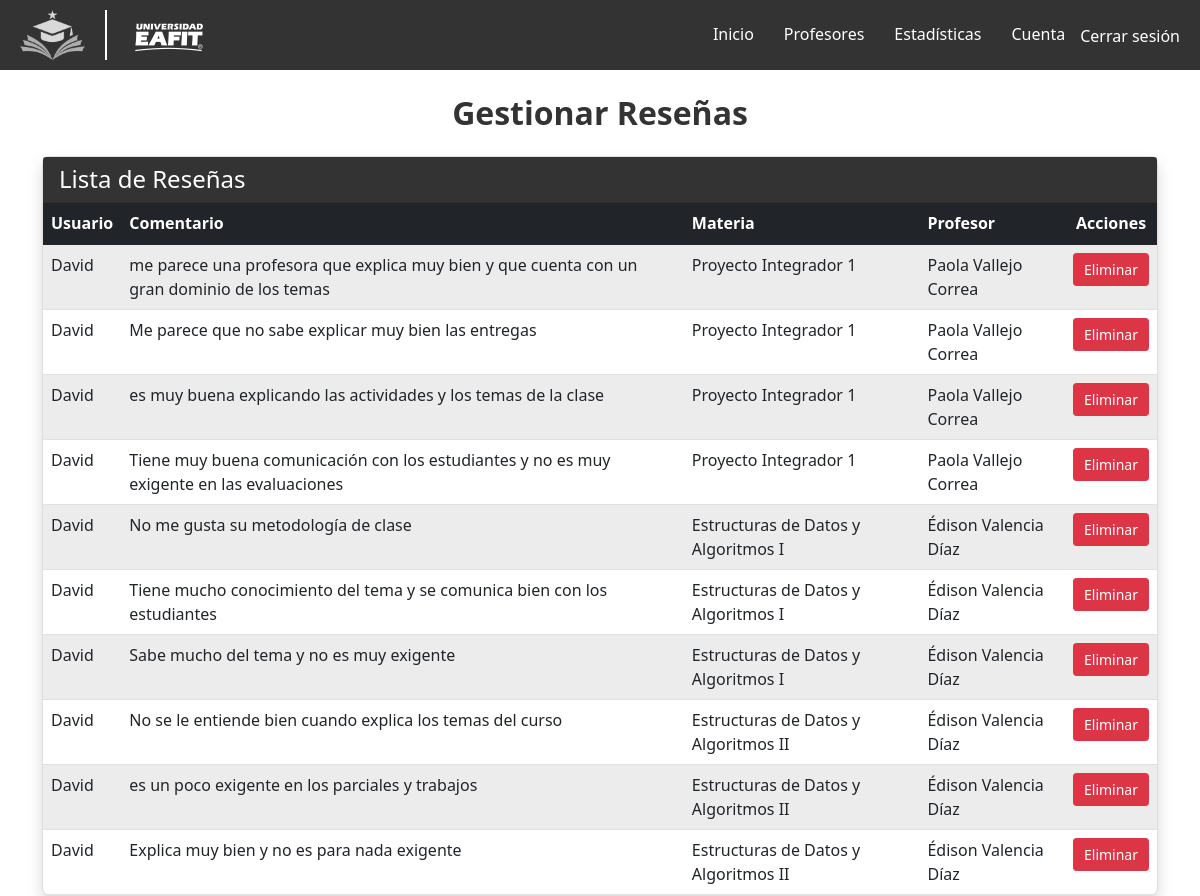
/review/manage_reviews/ (signed in), run on an earlier commit of the app's database.
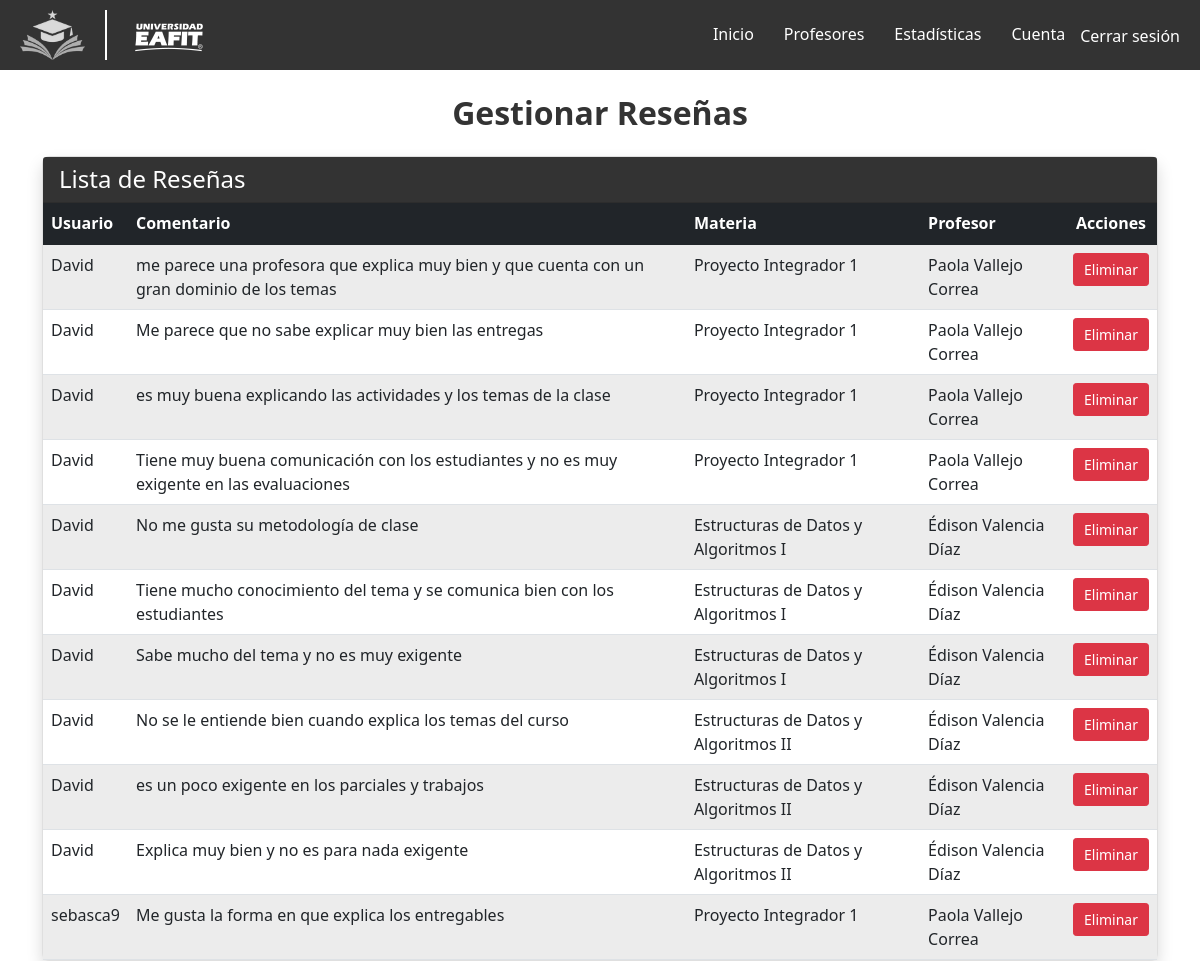
And on a later commit of the database.
### review/models.py (models this page shows, shortened)
class Comentario(models.Model):
    SEMESTRES = [
        ('2024-2', '2024-2'),
        ('2024-1', '2024-1'),
        ('2023-2', '2023-2'),
        ('2023-1', '2023-1'),
        ('2022-2', '2022-2'),
        ('2022-1', '2022-1'),
        ('2021-2', '2021-2'),
        ('2021-1', '2021-1'),
    ]
    profesor = models.ForeignKey('profesores.Profesor', related_name='comentarios', on_delete=models.CASCADE)
    materia = models.ForeignKey(
        'profesores.Materia',
        related_name='comentarios',
        on_delete=models.SET_NULL,  # Si se elimina una materia, dejar como NULL
        null=True,  # Permite valores nulos
        blank=True  # Permite que el formulario deje el campo vacío
    )
    usuario = models.ForeignKey(User, on_delete=models.CASCADE)
    contenido = models.TextField()
    fecha = models.CharField(max_length=7, choices=SEMESTRES, default='2024-2')
    rating = models.IntegerField(choices=((1, '1 Estrella'), (2, '2 Estrellas'),
                                          (3, '3 Estrellas'), (4, '4 Estrellas'),
                                          (5, '5 Estrellas')), default=1)
    aprobado_por_ia = models.BooleanField(default=False)
    anonimo = models.BooleanField(default=False)

### profesores/models.py (models this page shows, shortened)
class Materia(models.Model):
    nombre = models.CharField(max_length=100)
    calificacion_media = models.FloatField(default=0.0)
    numcomentarios = models.IntegerField(default=0)

class Profesor(models.Model):
    nombre = models.CharField(max_length=100)
    departamento = models.CharField(max_length=100)
    materias = models.ManyToManyField('Materia', related_name='profesores')
    calificacion_media = models.FloatField(default=0.0)  # Calificación general del profesor
    numcomentarios = models.IntegerField(default=0)

### review/views.py (the view)
# urls.py: path('review/manage_reviews/', reviewViews.manage_reviews, name='manage_reviews'),
@user_passes_test(is_admin)
def manage_reviews(request):
    comentarios = Comentario.objects.all()  # Mostrar todas las reseñas
    return render(request, 'review/manage_reviews.html', {
        'comentarios': comentarios
    })

### review/views.py (called while the page is built)
def is_admin(user):
    return user.is_staff

### review/templates/review/manage_reviews.html (shortened to what this page needs)
{% extends 'base_generic.html' %}
{% block content %}
<link href="https://cdn.jsdelivr.net/npm/bootstrap@5.1.3/dist/css/bootstrap.min.css" rel="stylesheet">
<div class="container mt-4">
    <h1 class="text-center mb-4">Gestionar Reseñas</h1>
    <div class="card shadow">
        <div class="card-header text-white" style="background-color: #333;">
            <h4 class="mb-0">Lista de Reseñas</h4>
        </div>
        <div class="card-body p-0">
            <table class="table table-striped mb-0">
                <thead class="table-dark">
                    <tr>
                        <th scope="col">Usuario</th>
                        <th scope="col">Comentario</th>
                        <th scope="col">Materia</th>
                        <th scope="col">Profesor</th>
                        <th scope="col" class="text-center">Acciones</th>
                    </tr>
                </thead>
                <tbody>
                    {% for comentario in comentarios %}
                    <tr>
                        <td>{{ comentario.usuario.username }}</td>
                        <td>{{ comentario.contenido }}</td>
                        <td>
                            {% if comentario.materia %}
                                {{ comentario.materia.nombre }}
                            {% else %}
                                <span class="text-muted">Sin Materia</span>
                            {% endif %}
                        </td>
                        <td>{{ comentario.profesor.nombre }}</td>
                        <td class="text-center">
                            <form method="POST" action="{% url 'delete_review' comentario.id %}" onsubmit="return confirm('¿Estás seguro de que deseas eliminar este comentario?');">
                                <button type="submit" class="btn btn-danger btn-sm">Eliminar</button>
                            </form>
                        </td>
                    </tr>
                    {% endfor %}
                </tbody>
            </table>
        </div>
    </div>
</div>
{% endblock %}

What changed in the data, as far as the page shows it:
added Comentario: usuario.username "sebasca9", contenido "Me gusta la forma en que explica los entregables", materia.nombre "Proyecto Integrador 1", profesor.nombre "Paola Vallejo Correa"
